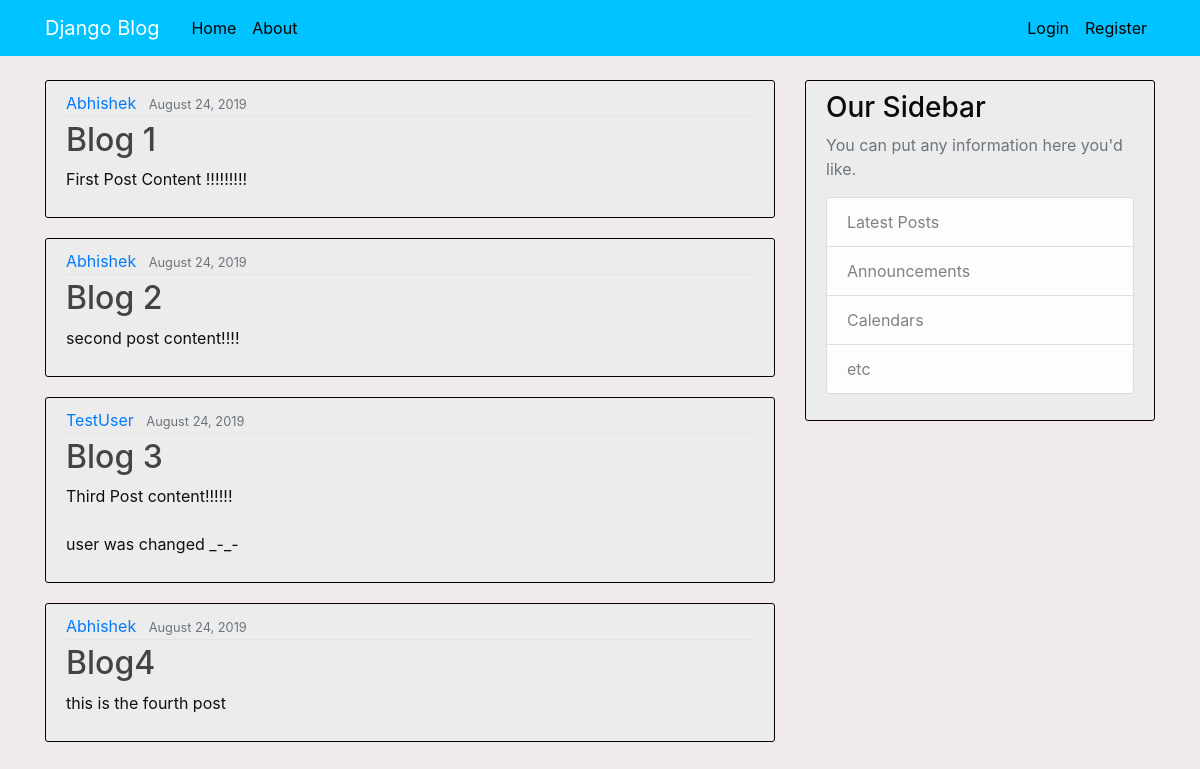
The page / on the database its author committed.
### blog/models.py (models this page shows, shortened)
class Post(models.Model):
    title = models.CharField(max_length = 100)
    content = models.TextField()
    date_posted = models.DateTimeField(default=timezone.now)
    author  = models.ForeignKey(User,on_delete=models.CASCADE)

### blog/views.py (the view)
# urls.py: path('',views.home,name='blog-home'),#homepage now
def home(request):
    context = {
        'posts':Post.objects.all()
    }
    return render(request,'blog/home.html',context)

### blog/templates/blog/home.html
{% extends "blog/base.html" %}
{% block content %}
    {% for post in posts %}
    <article class="media content-section">
            <div class="media-body">
              <div class="article-metadata">
                <a class="mr-2" href="#">{{ post.author }}</a>
                <small class="text-muted">{{ post.date_posted |date:"F d, Y"}}</small>
              </div>
              <h2><a class="article-title" href="#">{{ post.title }}</a></h2>
              <p class="article-content">{{ post.content }}</p>
            </div>
    </article>
    {% endfor %}
{% endblock content %}

### blog/templates/blog/base.html (shortened to what this page needs)
{% load static %}
<!DOCTYPE html>
<html>
<head>
        <link rel="stylesheet" href="https://maxcdn.bootstrapcdn.com/bootstrap/4.0.0/css/bootstrap.min.css">
        <link rel="stylesheet" type ="text/css" href = "{% static 'blog/main.css' %}">
</head>
<body>
        <header class="site-header">
                <nav class="navbar navbar-expand-md navbar-dark bg-steel fixed-top">
                  <div class="container">
                    <a class="navbar-brand mr-4" href="{% url 'blog-home' %}">Django Blog</a>
                    <div class="collapse navbar-collapse" id="navbarToggle">
                      <div class="navbar-nav mr-auto">
                        <a class="nav-item nav-link" href="{% url 'blog-home' %}">Home</a>
                        <a class="nav-item nav-link" href="{% url 'blog-about' %}">About</a>
                      </div>
                      <div class="navbar-nav">
                      {% if user.is_authenticated %}
                      <a class="nav-item nav-link" href="{% url 'profile' %}">Profile</a>
                      <a class="nav-item nav-link" href="{% url 'logout' %}">Logout</a>
                      {% else %}
                        <a class="nav-item nav-link" href="{% url 'login' %}">Login</a>
                        <a class="nav-item nav-link" href="{% url 'register' %}">Register</a>
                      {% endif %}
                      </div>
                    </div>
                  </div>
                </nav>
        </header>
            <main role="main" class="container">
                    <div class="row">
                      <div class="col-md-8">
                          {% block content %}{% endblock %}
                      </div>
                      <div class="col-md-4">
                        <div class="content-section">
                          <h3>Our Sidebar</h3>
                          <p class='text-muted'>You can put any information here you'd like.
                            <ul class="list-group">
                              <li class="list-group-item list-group-item-light">Latest Posts</li>
                              <li class="list-group-item list-group-item-light">Announcements</li>
                              <li class="list-group-item list-group-item-light">Calendars</li>
                              <li class="list-group-item list-group-item-light">etc</li>
                            </ul>
                          </p>
                        </div>
                      </div>
                    </div>
            </main>
</body>
</html>

### blog/static/blog/main.css (style rules this page uses)
body { background: #f0eaea; color: #111010; margin-top: 5rem; }
h1, h2, h3, h4, h5, h6 { color: #0a0a0a; }
ul { margin: 0; }
.bg-steel { background-color: #00c3ff; }
.site-header .navbar-nav .nav-link { color: #020302; }
.content-section { background: #ececec; padding: 10px 20px; border: 1px solid #080404; border-radius: 3px; margin-bottom: 20px; }
.article-title { color: #444444; }
.article-content { white-space: pre-line; }
.article-metadata { padding-bottom: 1px; margin-bottom: 4px; border-bottom: 1px solid #e3e3e3 }

### rows shown on the page
Post: author "Abhishek", date_posted "August 24, 2019", title "Blog 1", content "First Post Content !!!!!!!!!"
Post: author "Abhishek", date_posted "August 24, 2019", title "Blog 2", content "second post content!!!!"
Post: author "TestUser", date_posted "August 24, 2019", title "Blog 3", content "Third Post content!!!!!! user was changed _-_-"
Post: author "Abhishek", date_posted "August 24, 2019", title "Blog4", content "this is the fourth post"
